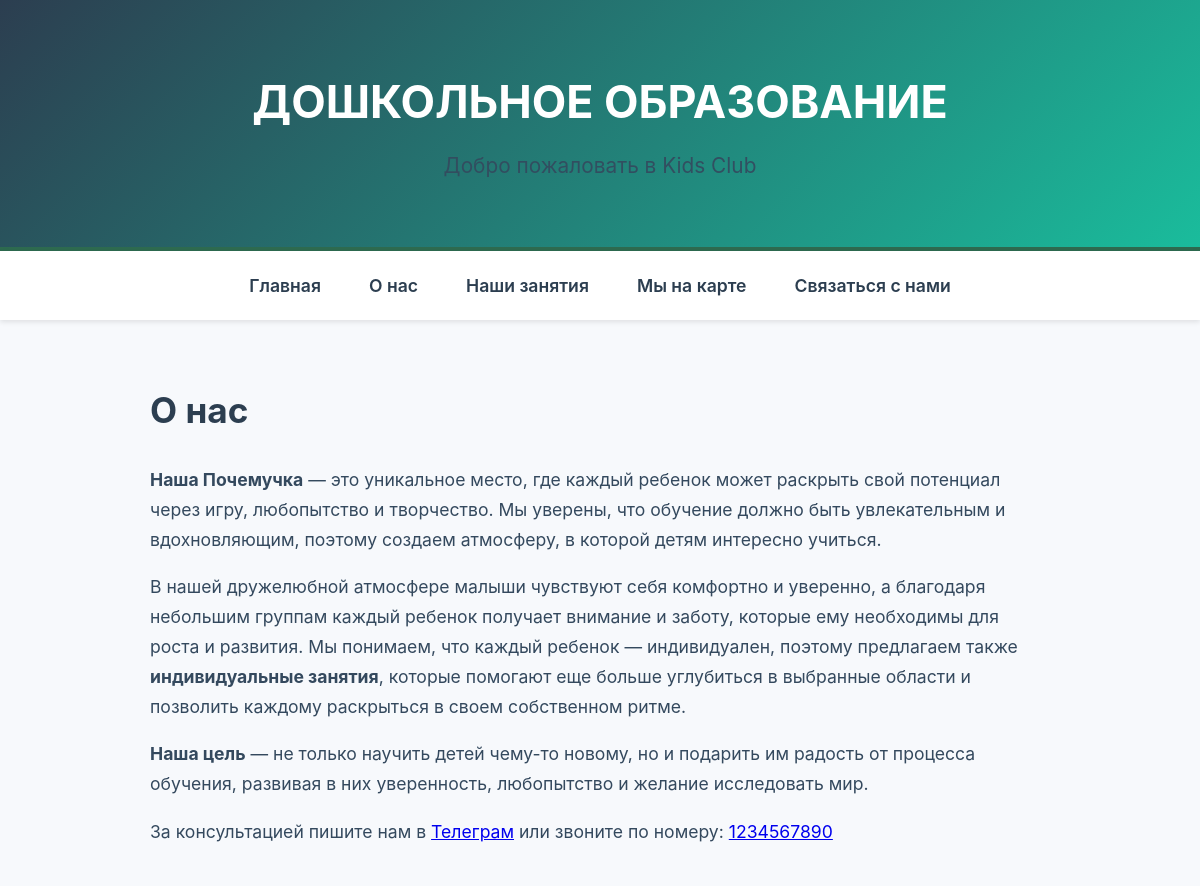
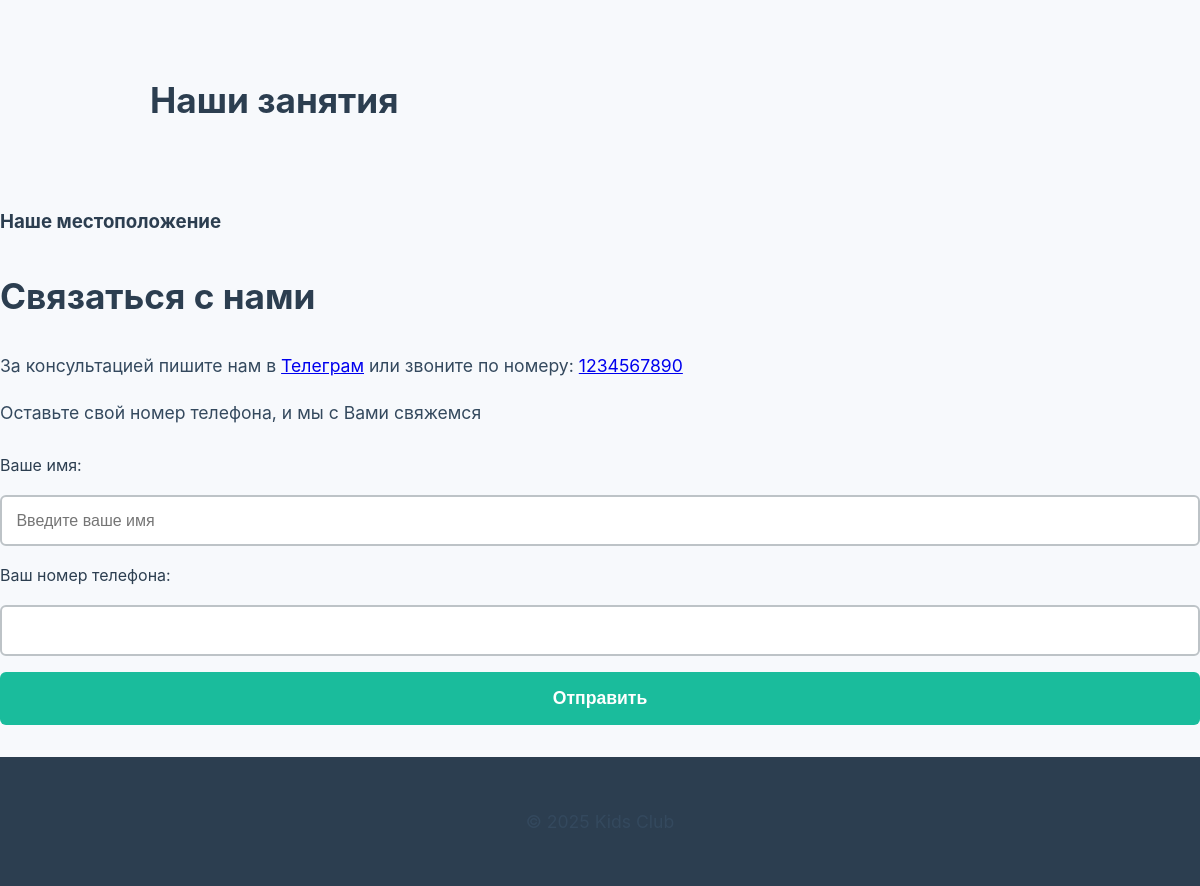
Before: / with the older database file (2 pictures, top to bottom).
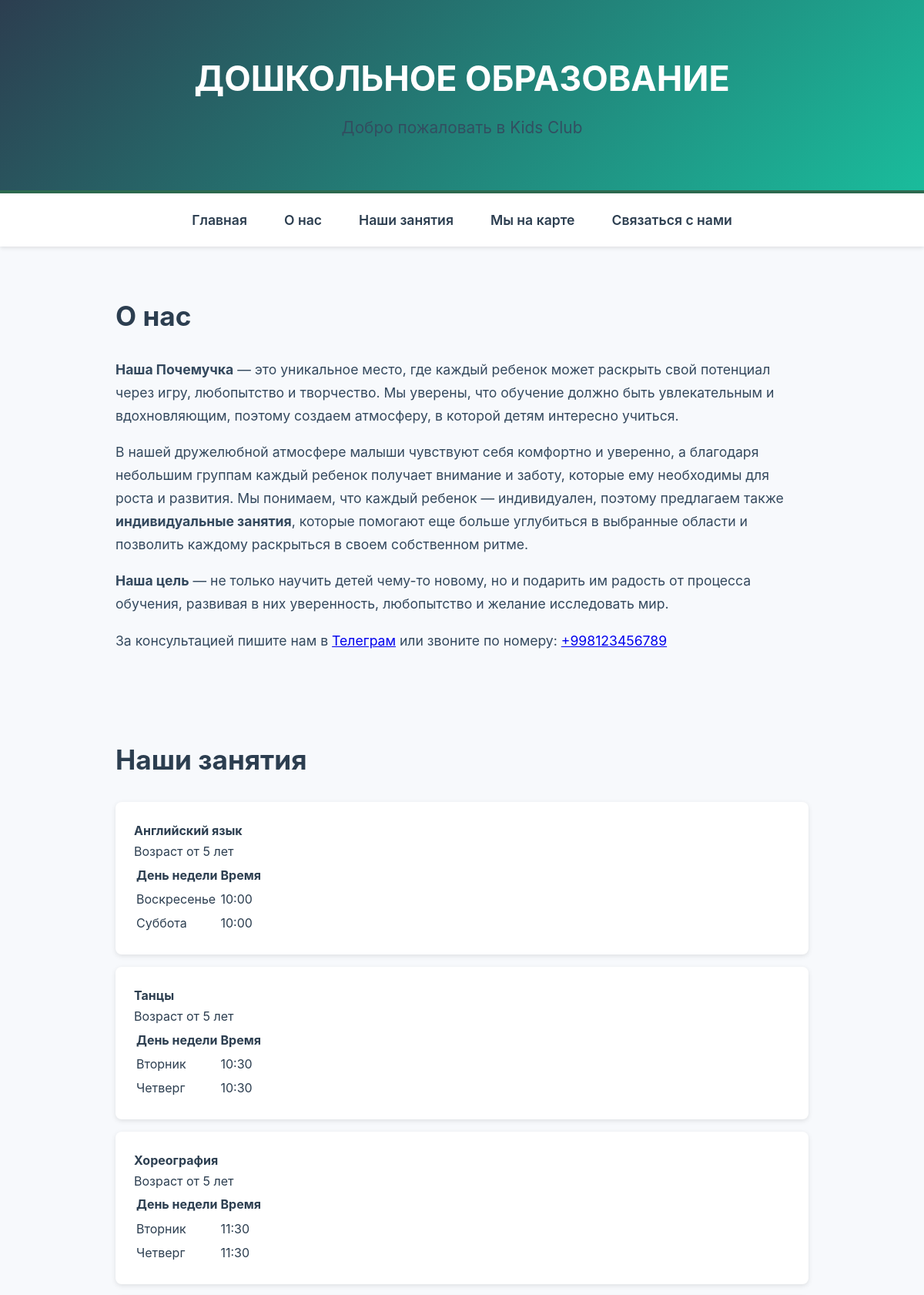
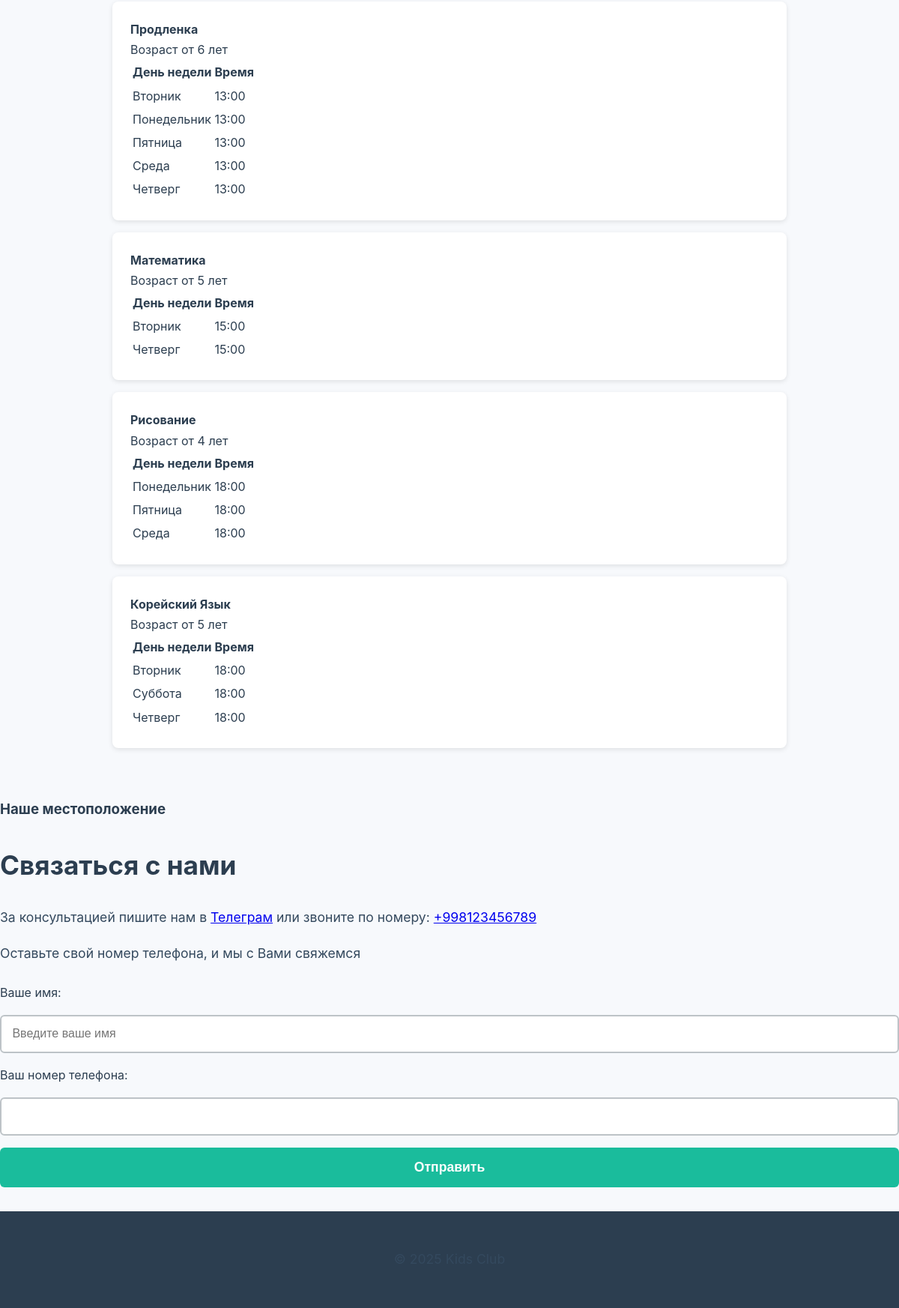
After: the same page with the newer database file (2 pictures, top to bottom).
### index/models.py (models this page shows, shortened)
class SchoolNumber(models.Model):
    name = models.CharField("Название школы", max_length=100)
    school_number = models.CharField("Номер школы", max_length=20)
    class Meta:
        verbose_name = "Телефон школы"
        verbose_name_plural = "Телефон школы"

class ClassName(models.Model):
    name = models.CharField("Название занятия", max_length=100)
    age = models.PositiveIntegerField("Возраст")
    class Meta:
        verbose_name = "Занятие"
        verbose_name_plural = "Занятия"

class ClassSchedule(models.Model):
    DAYS_OF_WEEK = [
        ('Понедельник', 'Понедельник'),
        ('Вторник', 'Вторник'),
        ('Среда', 'Среда'),
        ('Четверг', 'Четверг'),
        ('Пятница', 'Пятница'),
        ('Суббота', 'Суббота'),
        ('Воскресенье', 'Воскресенье'),
    ]
    HOUR_CHOICES = [(i, f'{i:02}') for i in range(7, 21)]  # Часы с 7 до 20
    MINUTE_CHOICES = [(i, f'{i:02}') for i in range(0, 60, 15)]  # Каждые 15 минут
    school_class = models.ForeignKey(
        'ClassName',
        related_name='schedule',
        on_delete=models.CASCADE,
        verbose_name="Занятие"
    )
    day_of_week = models.CharField("День недели", max_length=20, choices=DAYS_OF_WEEK)
    hour = models.PositiveIntegerField("Час", choices=HOUR_CHOICES)
    minute = models.PositiveIntegerField("Минута", choices=MINUTE_CHOICES)
    class Meta:
        verbose_name = "Расписание занятий"
        verbose_name_plural = "Расписание занятий"
        unique_together = ['school_class', 'day_of_week', 'hour', 'minute']
        ordering = ['day_of_week', 'hour', 'minute']

### index/views.py (the view)
# urls.py: path('', views.home, name='home'),
def home(request):
    classes = ClassName.objects.prefetch_related(
        Prefetch('schedule', queryset=ClassSchedule.objects.all(), to_attr='schedules')
    )
    school_number = SchoolNumber.objects.first()
    return render(request, 'home.html', {
        'classes': classes,
        'school_number': school_number,
    })

### index/templates/home.html (shortened to what the changed rows need)
<!DOCTYPE html>
<html lang="ru">
<head>
    {% load static %}
    <link rel="stylesheet" type="text/css" href="{% static 'css/styles.css' %}">
</head>
<body>
    <header class="header">
        <div class="header-content">
            <h1>ДОШКОЛЬНОЕ ОБРАЗОВАНИЕ</h1>
        </div>
    </header>
    <main>
        <section id="about" class="content">
            <h2>О нас</h2>
            {% if school_number %}
                <p class="contact-info">
                    За консультацией пишите нам в <a href="https://t.me/{{ school_number.school_number }}">Телеграм</a> или звоните по номеру:
                    <a href="tel:{{ school_number.school_number }}">{{ school_number.school_number }}</a>
                </p>
            {% else %}
                <p>Контактный номер телефона в настоящее время недоступен.</p>
            {% endif %}
        </section>
        <section id="classes" class="content">
            <h2>Наши занятия</h2>
            <ul class="class-list">
                {% for class_instance in classes %}
                    <li class="class-item">
                        <strong>{{ class_instance.name }}</strong><br>Возраст от {{ class_instance.age }} лет
                        <div class="schedule-table">
                            {% if class_instance.schedules %}
                                <table>
                                    <thead>
                                        <tr>
                                            <th>День недели</th>
                                            <th>Время</th>
                                        </tr>
                                    </thead>
                                    <tbody>
                                        {% for day in class_instance.schedules %}
                                            <tr>
                                                <td>{{ day.day_of_week }}</td>
                                                <td>{{ day.hour|stringformat:"02d" }}:{{ day.minute|stringformat:"02d" }}</td>
                                            </tr>
                                        {% endfor %}
                                    </tbody>
                                </table>
                            {% else %}
                                <p>Расписание еще не задано.</p>
                            {% endif %}
                        </div>
                    </li>
                {% endfor %}
            </ul>
        </section>
        <section id="contact" class="contact">
            <h2>Связаться с нами</h2>
            {% if school_number %}
                <p>За консультацией пишите нам в <a href="https://t.me/{{ school_number.school_number }}">Телеграм</a> или звоните по номеру:
                    <a href="tel:{{ school_number.school_number }}">{{ school_number.school_number }}</a>
                </p>
            {% else %}
                <p>Контактный номер телефона в настоящее время недоступен.</p>
            {% endif %}
        </section>
    </main>
</body>
</html>

Changed rows visible on the page:
changed SchoolNumber: school_number "1234567890" → "+998123456789"
added ClassName: name "Английский язык", age "5"
now on this page (row edited): ClassSchedule: day_of_week "Воскресенье", hour "10", minute "00", shown under "Английский язык"
now on this page (row edited): ClassSchedule: day_of_week "Суббота", hour "10", minute "00", shown under "Английский язык"
added ClassName: name "Танцы", age "5"
now on this page (row edited): ClassSchedule: day_of_week "Вторник", hour "10", minute "30", shown under "Танцы"
now on this page (row edited): ClassSchedule: day_of_week "Четверг", hour "10", minute "30", shown under "Танцы"
added ClassName: name "Хореография", age "5"
now on this page (row edited): ClassSchedule: day_of_week "Вторник", hour "11", minute "30", shown under "Хореография"
added ClassSchedule: day_of_week "Четверг", hour "11", minute "30", shown under "Хореография"
added ClassName: name "Продленка", age "6"
added ClassSchedule: day_of_week "Вторник", hour "13", minute "00", shown under "Продленка"
added ClassSchedule: day_of_week "Понедельник", hour "13", minute "00", shown under "Продленка"
added ClassSchedule: day_of_week "Пятница", hour "13", minute "00", shown under "Продленка"
added ClassSchedule: day_of_week "Среда", hour "13", minute "00", shown under "Продленка"
added ClassSchedule: day_of_week "Четверг", hour "13", minute "00", shown under "Продленка"
added ClassName: name "Математика", age "5"
added ClassSchedule: day_of_week "Вторник", hour "15", minute "00", shown under "Математика"
added ClassSchedule: day_of_week "Четверг", hour "15", minute "00", shown under "Математика"
added ClassName: name "Рисование", age "4"
added ClassSchedule: day_of_week "Понедельник", hour "18", minute "00", shown under "Рисование"
added ClassSchedule: day_of_week "Пятница", hour "18", minute "00", shown under "Рисование"
added ClassSchedule: day_of_week "Среда", hour "18", minute "00", shown under "Рисование"
added ClassName: name "Корейский Язык", age "5"
added ClassSchedule: day_of_week "Вторник", hour "18", minute "00", shown under "Корейский Язык"
added ClassSchedule: day_of_week "Суббота", hour "18", minute "00", shown under "Корейский Язык"
added ClassSchedule: day_of_week "Четверг", hour "18", minute "00", shown under "Корейский Язык"
